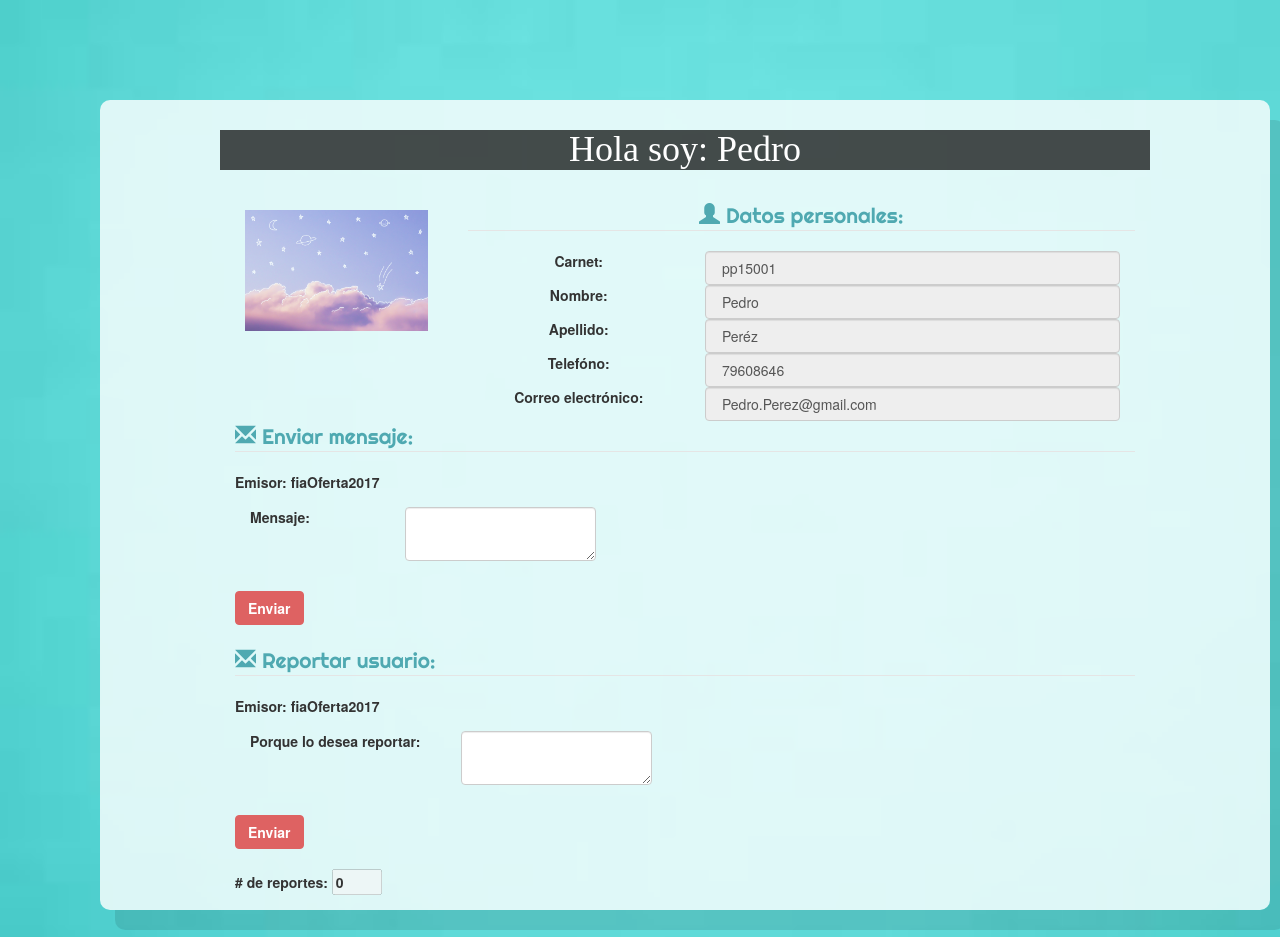
Page /7/ver_perfil/ (signed in) on the earlier database version.
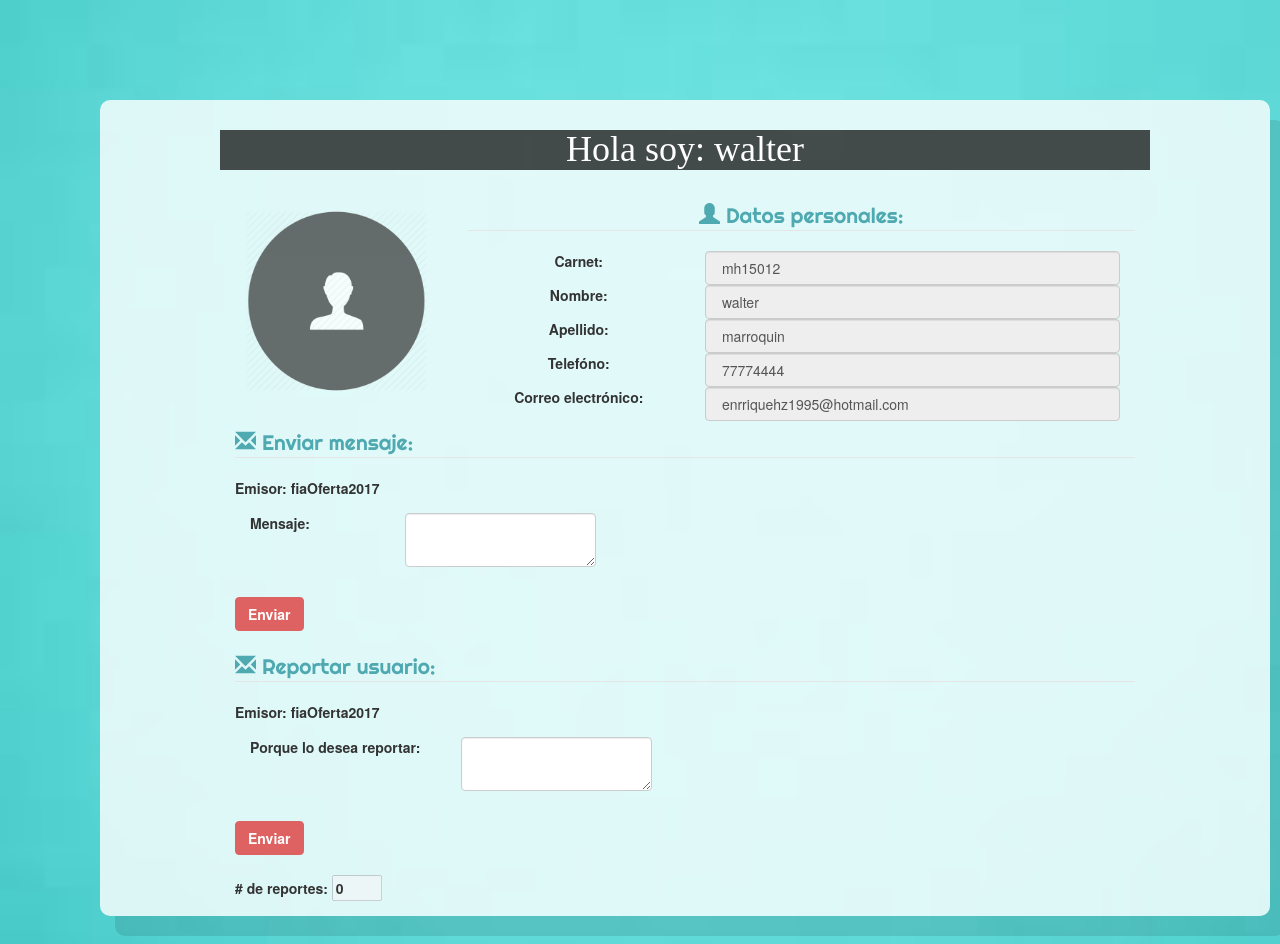
Same page on the later database version.
### venta/models.py (models this page shows)
class Vendedor(models.Model):
	carnet = models.CharField(max_length=7)
	nombre = models.CharField(max_length=50)
	apellido = models.CharField(max_length=50)
	telefono = models.CharField(max_length=10,blank=True)
	email = models.CharField(max_length=50, blank=True)
	password = models.CharField(max_length=10)
	image = models.ImageField(blank=True)
	genero = models.CharField(max_length=10, blank=True)
	user = models.ForeignKey(settings.AUTH_USER_MODEL)

class ReportarUsuario(models.Model):
	numeroReport = models.IntegerField(default=0,blank=True)
	usuarioReportado = models.ForeignKey(settings.AUTH_USER_MODEL)

### venta/views.py (the view)
# urls.py: url(r'^(?P<perfil_id>[0-9]+)/ver_perfil/$',views.ver_perfil, name='ver_perfil'),
def ver_perfil(request, perfil_id):
	perfil = get_object_or_404(User, pk= perfil_id)
	usuario = request.user
	try:
		if request.method=='POST':
			try:
				tipo = TipoReporte.objects.get(usuarioReportador=usuario)
				reportes = ReportarUsuario.objects.filter(usuarioReportado=perfil)
				context = {'perfil':perfil,'usuario':usuario,'reportes':reportes,'valor':'ya antes ha reportado a este usuario'}
				return render(request,'Main/ver_perfil.html',context)
			except (KeyError, TipoReporte.DoesNotExist):
				reporte = ReportarUsuario.objects.get(usuarioReportado=perfil)
				tipo = TipoReporte()
				tipo.tipo=request.POST.get('dato',None)
				tipo.usuarioReportador=usuario
				reporte.numeroReport = reporte.numeroReport+1
				reporte.save()
				tipo.reportes=reporte
				tipo.save()
		reportes = ReportarUsuario.objects.filter(usuarioReportado=perfil)
		context = {'perfil':perfil,'usuario':usuario,'reportes':reportes,}
		return render(request,'Main/ver_perfil.html',context)
	except (KeyError, perfil.DoesNotExist):
		return render(request, 'Main/404.html', {
		    	'error_message': "Tiene que seleccionar una respuesta",
		})
	else:
		return redirect('/')

### venta/templates/Main/ver_perfil.html (shortened to what this page needs)
{% extends "Base/base.html" %}
{% load staticfiles %}
{% block META %}
	<link rel="stylesheet" href="https://maxcdn.bootstrapcdn.com/bootstrap/3.3.7/css/bootstrap.min.css">
	<link rel="stylesheet" href="{% static "css/baseFIAofertas.css" %}"/>
	<link rel="stylesheet" href="{% static "css/edicionHistorial.css" %}"/>
	<link rel="stylesheet" href="{% static "css/ver_perfil.css" %}"/>
{% endblock %}
{% block Contenido %}
	<section class="container">
	{% for us in perfil.vendedor_set.all %}
		<div>
		<h1> Hola soy: {{us.nombre}}</h1>
		<br />
		<div class="col-sm-3 col-md-3">
   			{% if us.image %}
   			<img src="{{us.image.url}}" alt="no se puede mostrar imagen" class="img-rounded img-responsive image" width="300px" height="300px" />
   			{% else %}
   			<img src="{% static "imagenes/user.png" %}" alt="no se puede mostrar imagen" class="img-rounded img-responsive image" width="300px" height="300px" />
   			{% endif %}
   		</div>
		<div class="col-sm-9 col-md-9 text-center">
		<fieldset>
			<legend><i class="glyphicon glyphicon-user"></i> Datos personales:</legend>
				<div class="form-group">
					<label class="control-label col-sm-4" for="carnet">Carnet:</label>
					<div class="col-sm-8">
					    <input type="text" class="form-control" id="carnet" value=" {{us.carnet}} " disabled="">
				   	</div>
	 			</div>
				<div class="form-group">
					<label class="control-label col-sm-4" for="nombre">Nombre:</label>
					<div class="col-sm-8">
					    <input type="text" class="form-control" id="nombre" value=" {{us.nombre}} " disabled="">
				   	</div>
	 			</div>
				<div class="form-group">
					<label class="control-label col-sm-4" for="apellido">Apellido:</label>
					<div class="col-sm-8">
					    <input type="text" class="form-control" id="apellido" value=" {{us.apellido}} " disabled="">
				   	</div>
	 			</div>
				<div class="form-group">
					<label class="control-label col-sm-4" for="telefono">Telefóno:</label>
					<div class="col-sm-8">
					    <input type="text" class="form-control" id="telefono" value=" {{us.telefono}} " disabled="">
				   	</div>
	 			</div>
	 			<div class="form-group">
					<label class="control-label col-sm-4" for="correo">Correo electrónico:</label>
					<div class="col-sm-8">
					    <input type="text" class="form-control" id="correo" value=" {{us.email}} " disabled="">
				   	</div>
	 			</div>
		</fieldset>
		</div>
		<br />
	{% endfor %}
	{% if usuario.is_authenticated %}
		<div class="col-sm-12 col-md-12">
		<fieldset>
			<form class="form-inline" method="POST" action="{% url 'venta:message' perfil.id %}">
			<legend><i class="glyphicon glyphicon-envelope"></i> Enviar mensaje:</legend>
					    <label for="imagen_descargable">Emisor: {{usuario.username}} </label>
					    <p>
					    <div class="form-group">
					    	<label class="control-label col-sm-6">Mensaje:</label>
							<div class="col-sm-6">
					    		<textarea class="form-control" id="coment" name="coment" required="required"></textarea>
					    	</div>
					    </div>
					   	</p>
					  	<br>
	 				  	<input type="submit" class="btn" id="guardar" name="submit" value="Enviar"><br />
			</form>
		</fieldset>
		<br />
		</div>
		<div class="col-sm-12 col-md-12">
		<fieldset><form class="form-inline" method="POST" action="">
			<legend><i class="glyphicon glyphicon-envelope"></i> Reportar usuario:</legend>
					    <label for="imagen_descargable">Emisor: {{usuario.username}} </label>
					    <p>
					    <div class="form-group">
					    	<label class="control-label col-sm-6">Porque lo desea reportar:</label>
							<div class="col-sm-6">
					    		<textarea class="form-control" id="dato" name="dato" required="required"></textarea>
					    	</div>
					    </div>
					   	</p>
					  	<br>
	 				  	<input type="submit" class="btn" id="guardar" name="submit" value="Enviar"><br />
			</form>
			</fieldset>
			<br />
		</div>
		<div class="col-sm-12 col-md-12">
			{% for re in reportes %}
				<label># de reportes:  <input type="text" disabled="true" value="{{re.numeroReport}}" size="3px"> </label>
			{% endfor %}
		<br />
		</div>
	{% else %}
		<label>El usuario debe iniciar sesión para enviar mensajes.</label>
	</section>
	{% endif %}
{% endblock Contenido %}

### venta/templates/Base/base.html (shortened to what this page needs)
{% load staticfiles %}
<!DOCTYPE html>
<html>
<head>
	{% block META %}{% endblock META %}
</head>
<body>
	{% block Contenido %}
	{% endblock Contenido %}
</body>
</html>

### venta/static/css/baseFIAofertas.css (style rules this page uses)
body { background: url("../imagenes/fondo.jpg"); background-repeat: no-repeat; background-size: cover; background-attachment: fixed; }
.container { margin: 100px; padding: 10px 120px; height: 100%; overflow: auto; background: rgba(255, 255, 255, 0.8); border-radius: 10px; box-shadow:15px 20px 0px rgba(0,0,0,0.1); }

### venta/static/css/edicionHistorial.css (style rules this page uses)
h1 { font-family: 'Lobster-Regular',cursive; background-color: rgba(0,0,0,0.7); text-align: center; color: #fff; }

### venta/static/css/ver_perfil.css (style rules this page uses)
.btn { background: #DE6262; color:#fff; font-weight:bold; border-color: #DE6262; }
legend { font-family: 'Righteous-Regular',cursive; color: #4FA9B1; }
.image { border: 10px solid transparent; margin-bottom: 25px; opacity: 0.7; }

Differences in the rows shown:
removed Vendedor: nombre "Pedro", image (picture), carnet "pp15001", apellido "Peréz", telefono "79608646", email "Pedro.Perez@gmail.com"
added Vendedor: nombre "walter", carnet "mh15012", apellido "marroquin", telefono "77774444", email "enrriquehz1995@hotmail.com"
